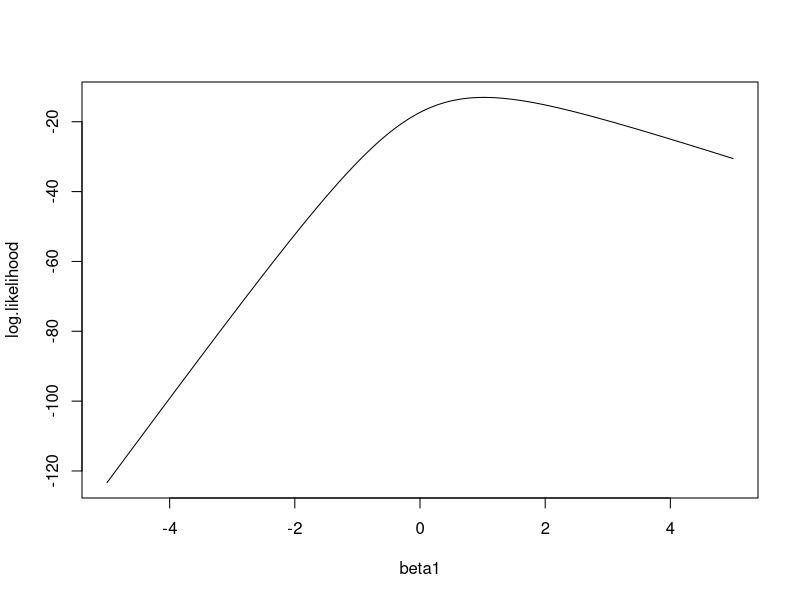
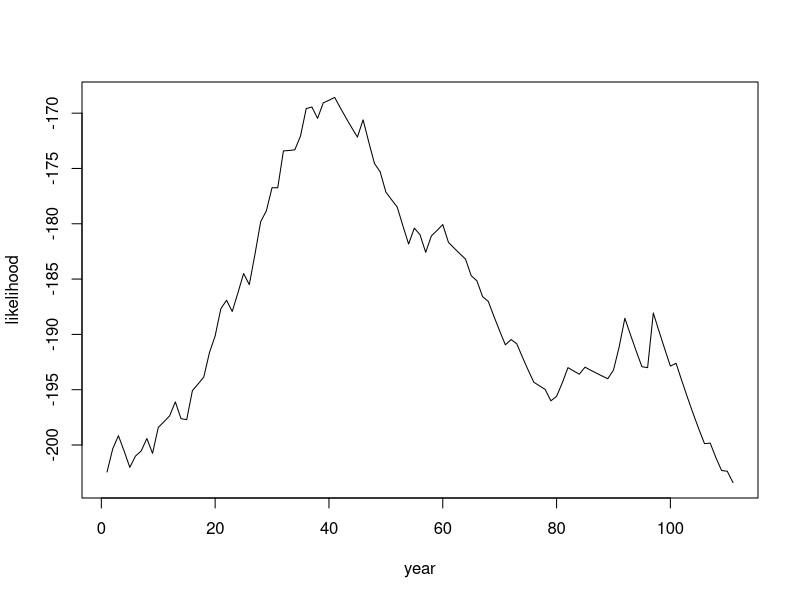

Source code (R) for these figures, in order:
## ---- chunk 1
###Data
x = c(1.34,-1.38,-0.19,-0.44,1.90,-0.80,0.91,0.26,1.37,-1.62,
	-0.96,1.90,0.99,1.96,-1.57,1.51,-1.61,-1.02,-0.92,-1.87,
	1.73,-1.23,-1.24,0.22,1.42)
y = c(1,0,0,1,1,0,1,1,1,0,1,1,1,1,1,0,0,0,0,0,1,0,0,1,0)

###Function to calculate success probability
success.prob <- function(beta,x){
	p = exp(beta[1]+beta[2]*x)/(1 + exp(beta[1]+beta[2]*x))
	return(p)
}

###Function to calculate log-likelihood
log.likelihood <- function(beta,x,y){
	prob = success.prob(beta,x)
	l = sum(y*log(prob) + (1-y)*log(1-prob))
	return(-l)
}
## ---- chunk 2
beta.hat = optim(par = c(0.25,0.75), fn = log.likelihood, x = x, y = y)$par
beta.hat
## ---- chunk 3
###Function to calculate the next value using Newton-Raphson algorithm
LL.NR.step <- function(x,y,beta){
	#First derivatives
	prob = success.prob(beta,x)
	s1 = sum(y-prob)
	s2 = sum(x*(y-prob))
	s = c(s1,s2)
	#Second derivatives
	temp = exp(beta[1]+beta[2]*x)/((1 + exp(beta[1]+beta[2]*x))^2)
	h11 = -sum(prob*(1-prob))
	h12 = h21 = -sum(x*prob*(1-prob))
	h22 = -sum((x^2)*prob*(1-prob))
	H = matrix(c(h11,h21,h12,h22), nrow = 2)
	return(beta - solve(H)%*%s)
}
LL.NR.step(x,y,c(0.25,0.75))
## ---- chunk 4
###The likelihood function with respect to beta1, given beta0 = 0
log.likelihood.beta1 <- function(beta1,x,y){
	prob = success.prob(c(0,beta1),x)
	l = sum(y*log(prob) + (1-y)*log(1-prob))
	return(-l)
}
#Plot the likelihood function as a function of beta1
beta1.val = seq(-5,5,0.05)
loglike.val = -apply(as.matrix(beta1.val), MARGIN = 1, FUN = log.likelihood.beta1, x=x, y=y)
plot(beta1.val,loglike.val, type ='l', xlab = "beta1", ylab = "log.likelihood")
## ---- chunk 5
#Function to calculate the derivative of log-likelihood
dl.dbeta1 <- function(x,y,beta0,beta1){
	prob = success.prob(c(beta0,beta1),x)
	return(sum(x*(y-prob)))
}
beta1.uniroot = uniroot(dl.dbeta1, x = x, y = y, beta0 = 0, lower = 0, upper = 2)
## ---- chunk 6
beta1.val = seq(0,2,0.02)
loglike.val = -apply(as.matrix(beta1.val), MARGIN = 1, FUN = log.likelihood.beta1, x=x, y=y)
beta1.max = beta1.val[loglike.val==max(loglike.val)]
## ---- chunk 7
NewtonRaph <- function(f = dl.dbeta1, tol = 1e-7, x0, N){
	h = 1e-7
	i = 1
	p = numeric(N)
	while(i<=N){
		f.prime = (f(x,y,0,x0+h)-f(x,y,0,x0))/h
		x1 = x0 - f(x,y,0,x0)/f.prime
		p[i] = x1
		i = i+1
		if(abs(x1-x0)<tol) break
		x0 = x1
	}
	return(p[i-1])
}
beta1.newton = NewtonRaph(x0 = 0, N = 100)
## ---- chunk 8
cat(paste("Uniroot:", round(beta1.uniroot$root,dig = 4)))
cat(paste("Grid search:", round(beta1.max,dig = 4)))
cat(paste("Newton-Raphson method:", round(beta1.newton,dig = 4)))
## ---- chunk 9
#Load the data
library("boot")
y = floor(coal[[1]])
y = tabulate(y)
y = y[1851:length(y)]

#Likelihood function
likelihood <- function(k,mu,lambda,y){
	y1 = y[1:k]
	y2 = y[-(1:k)]
	s1 = prod(dpois(y1,mu))
	s2 = prod(dpois(y2,lambda))
	return(s1*s2)
}
## ---- chunk 10
kval = 30:50
muval = seq(2,4,0.1)
lambdaval = seq(0.8,1,0.02)
par = expand.grid(kval,muval,lambdaval)
lval = c()
for(i in 1:dim(par)[1]){
	lval[i] = likelihood(par[i,1],par[i,2],par[i,3],y)
}
par.max = par[lval==max(lval),]
cat(paste("MLE of k:",round(par.max[1], dig = 4)))
cat(paste("MLE of mu:",round(par.max[2], dig = 4)))
cat(paste("MLE of lambda:",round(par.max[3], dig = 4)))
## ---- chunk 11
n = length(y)
mu = lambda = ll = numeric(n-1)
for(k in 1:(n-1)){
  y1 = y[1:k]
	y2 = y[(k+1):n]
  mu[k] = mean(y1)
  lambda[k] = mean(y2)
  #log transformation is monotonic
	ll[k] = log(prod(dpois(y1,mu[k]))*prod(dpois(y2,lambda[k])))
}
plot(1:(n-1),ll,"l",xlab="year",ylab="likelihood")
idx = which.max(ll)
cat(" MLE estimate\n k: ",idx, "\n mu: ",mu[idx], "\n lambda: ",lambda[idx],sep="")
